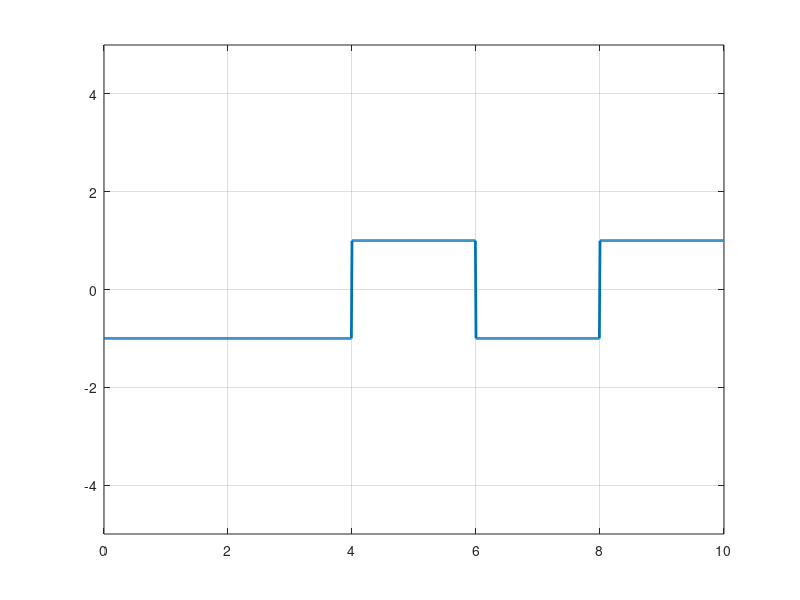

Write MATLAB code to recreate this figure.
clc;
close all;
clear all;

bits=[1 1 0 1 0];
bit_dur=2;
T=length(bits)*bit_dur;
fs=100;
t=0:1/fs:T-(1/fs);

for i=1:length(bits)
    if bits(i)==0
        x((i-1)*fs*bit_dur+1:i*fs*bit_dur) = 1;
    else
        x((i-1)*fs*bit_dur+1:i*fs*bit_dur) = -1;
    end
end
plot(t,x,'linewidth',2);
ylim([-5,5]);
xlim([0,T]);
grid on;

%demodulation
for i=1:length(x)/(fs*bit_dur)
    if x((i-1)*fs*bit_dur+1:i*fs*bit_dur) == 1
        disp(0);
    else
        disp(1);
    end
end

        
